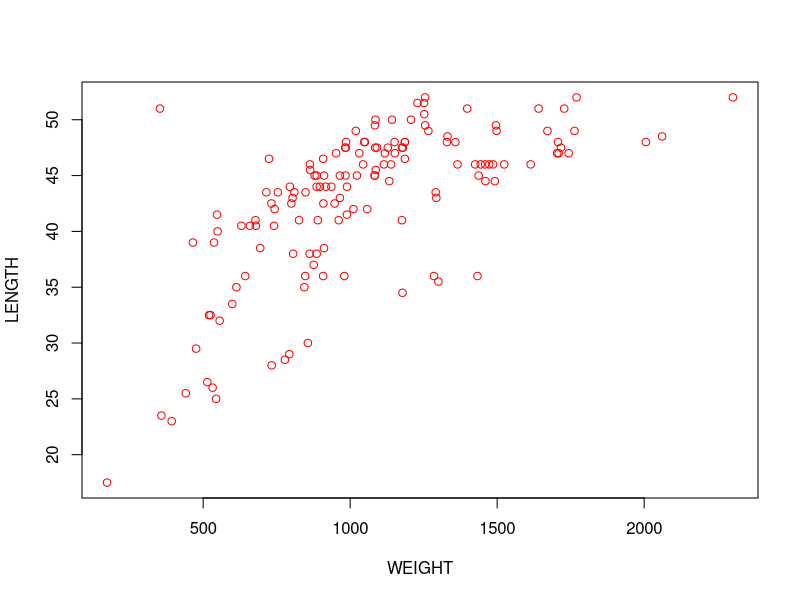
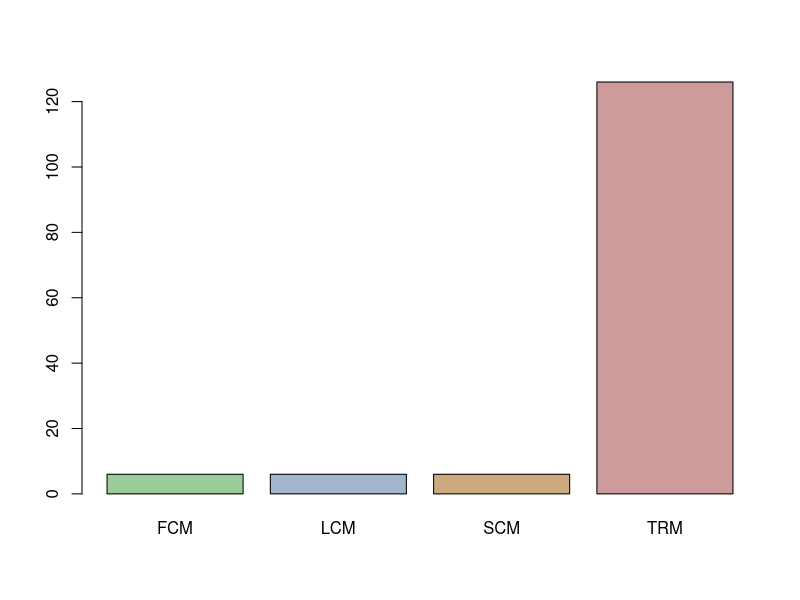
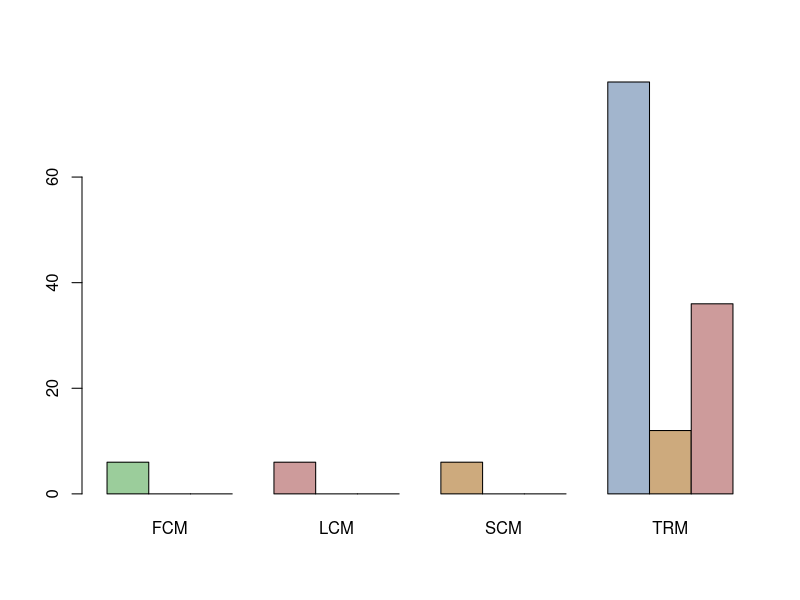
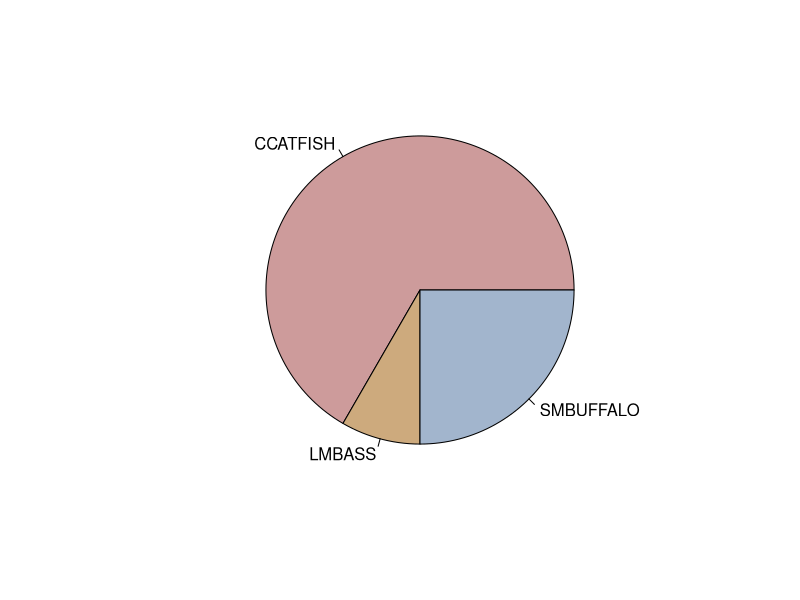
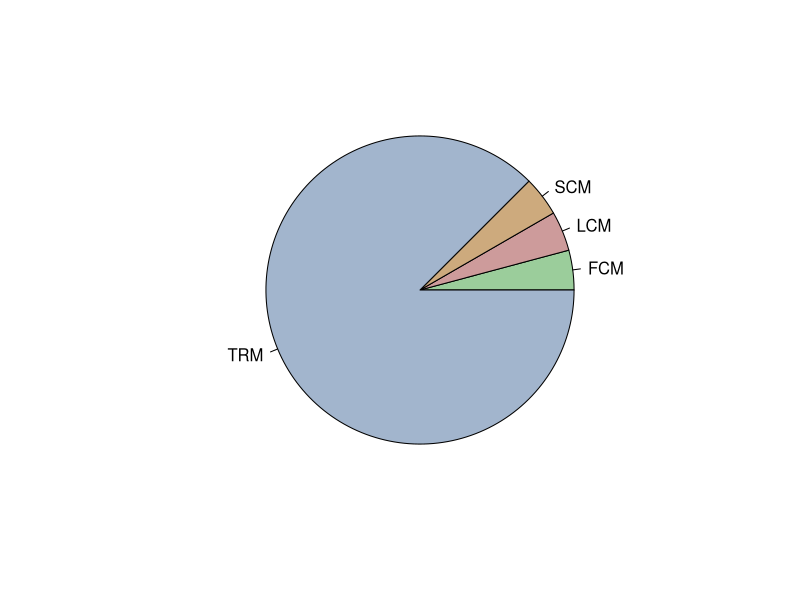
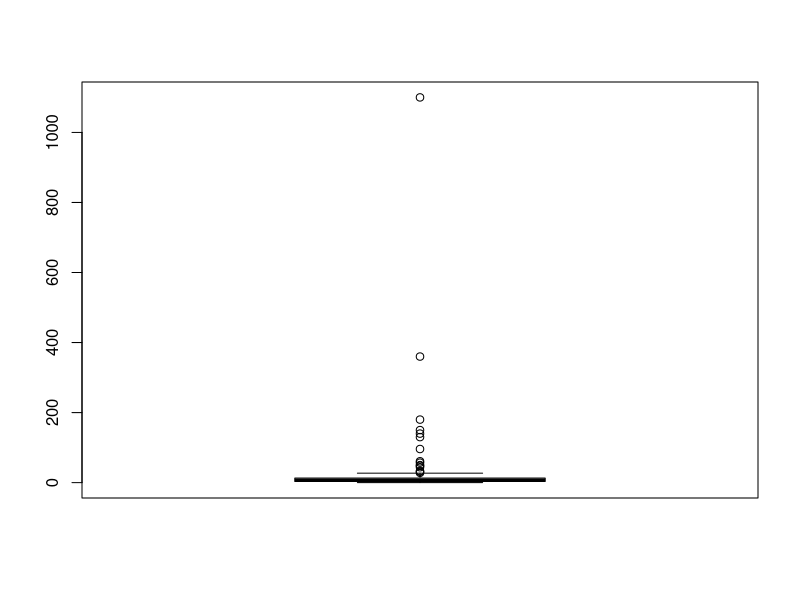
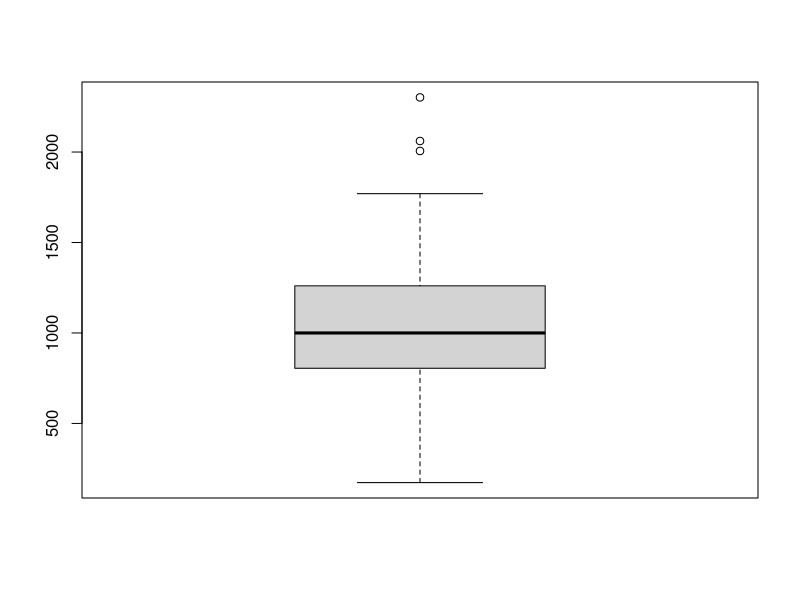
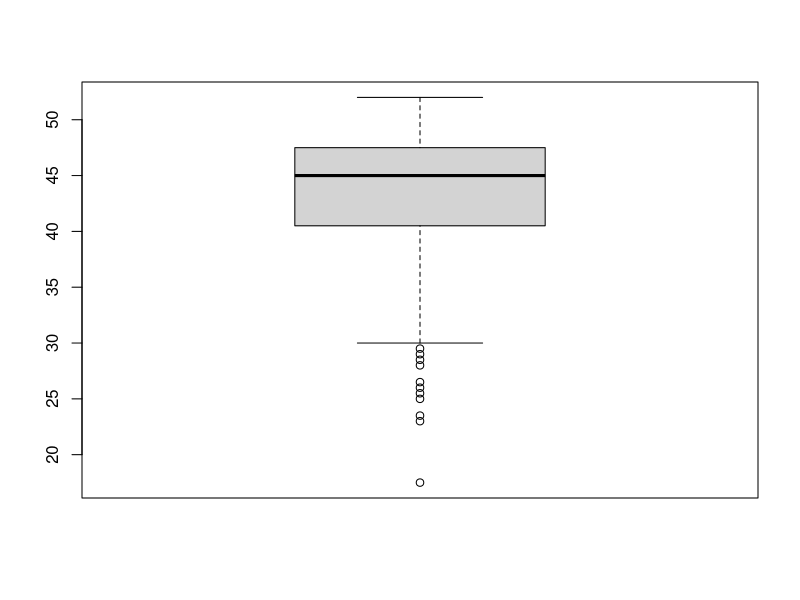

Here is the R script that generated these plots, in order:
## ---- chunk 1
knitr::opts_chunk$set(echo = TRUE)
## ---- chunk 2
getwd()
## ---- chunk 3
ddt <- read.csv("DDT.csv")
head(ddt)
## ---- chunk 4
names(ddt)
## ---- chunk 5
tab <- table(ddt$SPECIES)
tab
## ---- chunk 6
ddt[ddt$SPECIES == "LMBASS" & ddt$WEIGHT > 800,]
## ---- chunk 7
ddt[ddt$RIVER == "SCM" & ddt$DDT > 4.0,]
## ---- chunk 8
mean(ddt$LENGTH)
## ---- chunk 9
sd(ddt$WEIGHT)
## ---- chunk 10
plot(ddt$WEIGHT, ddt$LENGTH, xlab="WEIGHT", ylab="LENGTH", col="red")
## ---- chunk 11
v=1:20
print(v/20)
## ---- chunk 12
table(ddt$RIVER)
## ---- chunk 13
barplot(table(ddt$RIVER), col = c("darkseagreen3", "lightsteelblue3", "burlywood3", "rosybrown3"))
## ---- chunk 14
table(ddt$SPECIES,ddt$RIVER)
## ---- chunk 15
barplot(table(ddt$SPECIES,ddt$RIVER), col = c("darkseagreen3", "lightsteelblue3", "burlywood3", "rosybrown3"), beside=TRUE)
## ---- chunk 16
pie(table(ddt$SPECIES), col = c("rosybrown3", "burlywood3", "lightsteelblue3"))
## ---- chunk 17
pie(table(ddt$RIVER), col = c("darkseagreen3", "rosybrown3", "burlywood3", "lightsteelblue3"))
## ---- chunk 18
boxplot(ddt$DDT, data=ddt)
## ---- chunk 19
boxplot(ddt$WEIGHT, data=ddt)
## ---- chunk 20
boxplot(ddt$LENGTH, data=ddt)
## ---- chunk 21
coplot(WEIGHT~LENGTH|RIVER, data=ddt, col=c("darkseagreen3", "rosybrown3", "burlywood3", "lightsteelblue3"))
## ---- chunk 22
coplot(WEIGHT~DDT|SPECIES, data=ddt, col=c("darkseagreen3", "rosybrown3", "burlywood3", "lightsteelblue3"))
## ---- chunk 23
library(ggplot2)
ggplot(ddt, aes(x=SPECIES, y=WEIGHT, fill=RIVER,)) + geom_boxplot(col="black") + ggtitle("Taylor Wise")
## ---- chunk 24
library(ggplot2)
ggplot(ddt, aes(x=RIVER, y=LENGTH, fill=SPECIES,)) + geom_violin(col="black") + ggtitle("Taylor Wise")
